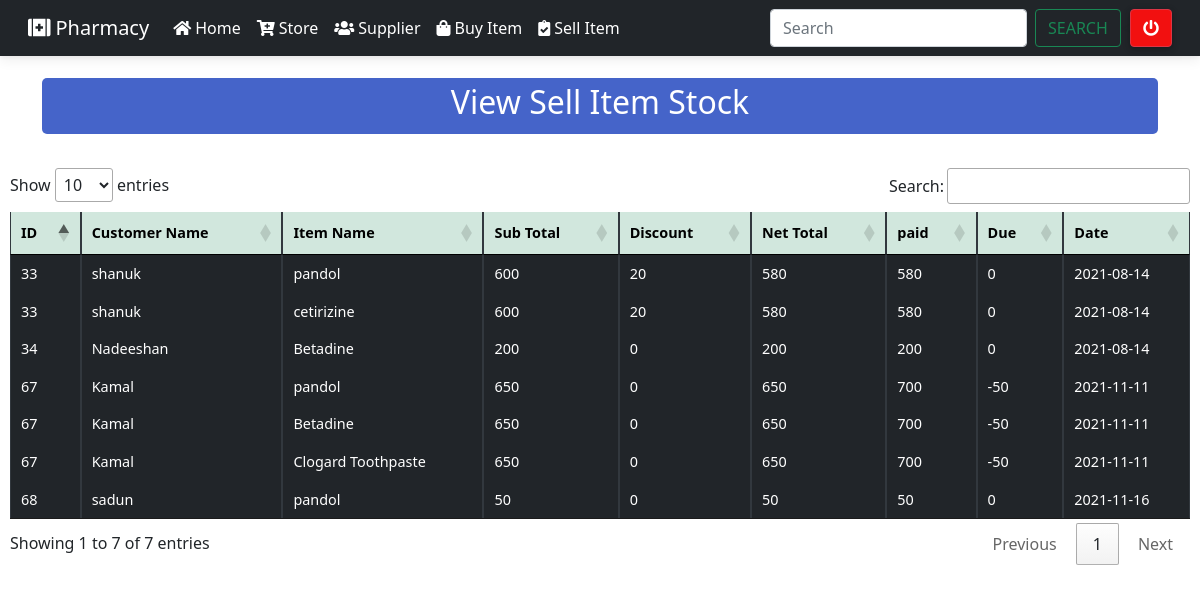
/Admin/Sell_item_stock.php (signed in), run on the app's committed database.
### tables this page shows
CREATE TABLE `invoice_details` (
  `id` int(11) NOT NULL,
  `invoice_no` int(11) NOT NULL,
  `item_name` varchar(100) NOT NULL,
  `price` double NOT NULL,
  `qty` int(11) NOT NULL
);

CREATE TABLE `invoice` (
  `invoice_no` int(11) NOT NULL,
  `customer_name` varchar(100) NOT NULL,
  `order_date` date NOT NULL,
  `sub_total` double NOT NULL,
  `discount` double NOT NULL,
  `net_total` double NOT NULL,
  `paid` double NOT NULL,
  `due` double NOT NULL,
  `payment_type` tinytext NOT NULL
);

### Admin/Sell_item_stock.php (the view, shortened to what this page needs)
<?php include('includes/header.php'); ?>
<?php include('includes/navbar.php');?>
<?php include('database/connection.php');?>
<div class="s">
    <div class="container" >
        <div class="ai">
            <h2>View Sell Item Stock</h2>
        </div>
    </div>
</div>
<div class="table1">
    <div class="widget-content nopadding">
            <table id="dataTable" class="table table-bordered table-dark table-hover" >
                <thead class="table-success">
                    <tr>
                        <th>ID</th>
                        <th>Customer Name</th>
                        <th>Item Name</th>
                        <th>Sub Total</th>
                        <th>Discount</th>
                        <th>Net Total</th>
                        <th>paid</th>
                        <th>Due</th>
                        <th>Date</th>
                    </tr>
                </thead>
                <tbody>
                    <?php
                    $res=mysqli_query($link,"SELECT invoice.invoice_no,invoice.customer_name,invoice_details.item_name,invoice.sub_total,invoice.discount,invoice.net_total,invoice.paid,invoice.due,invoice.order_date FROM invoice INNER JOIN invoice_details ON invoice.invoice_no=invoice_details.invoice_no");
                    while($row=mysqli_fetch_array($res))
                    {
                        ?>
                        <tr>
                                <td><?php echo $row["invoice_no"]; ?></td>
                                <td><?php echo $row["customer_name"]; ?></td>
                                <td><?php echo $row["item_name"]; ?></td>
                                <td><?php echo $row["sub_total"]; ?></td>
                                <td><?php echo $row["discount"]; ?></td>
                                <td><?php echo $row["net_total"]; ?></td>
                                <td><?php echo $row["paid"]; ?></td>
                                <td><?php echo $row["due"]; ?></td>
                                <td><?php echo $row["order_date"]; ?></td>
                        </tr>
                        <?php
                    }
                    ?>
                </tbody>
            </table>
    </div>
</div>
<?php
include('includes/footer.php');
?>

### Admin/css/style.css (style rules this page uses)
.s { border: 0px solid; margin: 10px; padding: 20px 0px 20px 0px; }
.ai { background-color: rgb(69, 100, 201); text-align: center; border-radius: 5px; color: #fff; padding: 5px 0px 5px 0px; margin-bottom: 4px; }
.table1 { margin-left: 10px; margin-right: 10px; }

### data on the page
invoice_details: invoice_no.invoice_no "33", invoice_no.customer_name "shanuk", item_name "pandol", invoice_no.sub_total "600", invoice_no.discount "20", invoice_no.net_total "580", invoice_no.paid "580", invoice_no.due "0", invoice_no.order_date "2021-08-14"
invoice_details: invoice_no.invoice_no "33", invoice_no.customer_name "shanuk", item_name "cetirizine", invoice_no.sub_total "600", invoice_no.discount "20", invoice_no.net_total "580", invoice_no.paid "580", invoice_no.due "0", invoice_no.order_date "2021-08-14"
invoice_details: invoice_no.invoice_no "34", invoice_no.customer_name "Nadeeshan", item_name "Betadine", invoice_no.sub_total "200", invoice_no.discount "0", invoice_no.net_total "200", invoice_no.paid "200", invoice_no.due "0", invoice_no.order_date "2021-08-14"
invoice_details: invoice_no.invoice_no "67", invoice_no.customer_name "Kamal", item_name "pandol", invoice_no.sub_total "650", invoice_no.discount "0", invoice_no.net_total "650", invoice_no.paid "700", invoice_no.due "-50", invoice_no.order_date "2021-11-11"
invoice_details: invoice_no.invoice_no "67", invoice_no.customer_name "Kamal", item_name "Betadine", invoice_no.sub_total "650", invoice_no.discount "0", invoice_no.net_total "650", invoice_no.paid "700", invoice_no.due "-50", invoice_no.order_date "2021-11-11"
invoice_details: invoice_no.invoice_no "67", invoice_no.customer_name "Kamal", item_name "Clogard Toothpaste", invoice_no.sub_total "650", invoice_no.discount "0", invoice_no.net_total "650", invoice_no.paid "700", invoice_no.due "-50", invoice_no.order_date "2021-11-11"
invoice_details: invoice_no.invoice_no "68", invoice_no.customer_name "sadun", item_name "pandol", invoice_no.sub_total "50", invoice_no.discount "0", invoice_no.net_total "50", invoice_no.paid "50", invoice_no.due "0", invoice_no.order_date "2021-11-16"
